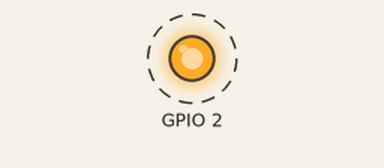
Recording of a program running on a simulated Raspberry Pi (BCM pin numbers). Parts: output pins drawn as LEDs (lit = HIGH). Dashed ring = blinking. At 6.0 s the program stops and its outputs stay as they are.

Above: at 0.5 s.
Timing chart, 0 to 3.0 s (numbered marks = the images above):
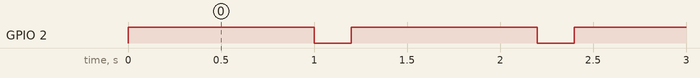

Measured:
- by itself, GPIO 2: alternates HIGH for 1.0 s and LOW for 0.20 s

The program:

testl.py
```python
import RPi.GPIO as GPIO
from datetime import datetime
import time

# table of numbers and 7 segments LED
num2lights = {
    0 : [1, 1, 1, 1, 1, 1, 0],
    1 : [0, 1, 1, 0, 0, 0, 0],
    2 : [1, 1, 0, 1, 1, 0, 1],
    3 : [1, 1, 1, 1, 0, 0, 1],
    4 : [0, 1, 1, 0, 0, 1, 1],
    5 : [1, 0, 1, 1, 0, 1, 1],
    6 : [0, 0, 1, 1, 1, 1, 1],
    7 : [1, 1, 1, 0, 0, 0, 0],
    8 : [1, 1, 1, 1, 1, 1, 1],
    9 : [1, 1, 1, 0, 0, 1, 1]
}

# used GPIOs
pins = [
    #a, b, c, d,  e,  f,  g,  DP
     3, 5, 7, 11, 13, 15, 19, 21]
GPIO.setmode(GPIO.BCM)
GPIO.setup(2,GPIO.OUT) # pin3
for x in range(5):
    GPIO.output(2, 1)
    time.sleep(1)
    GPIO.output(2,0)
    time.sleep(0.2)
GPIO.cleanup()
```
